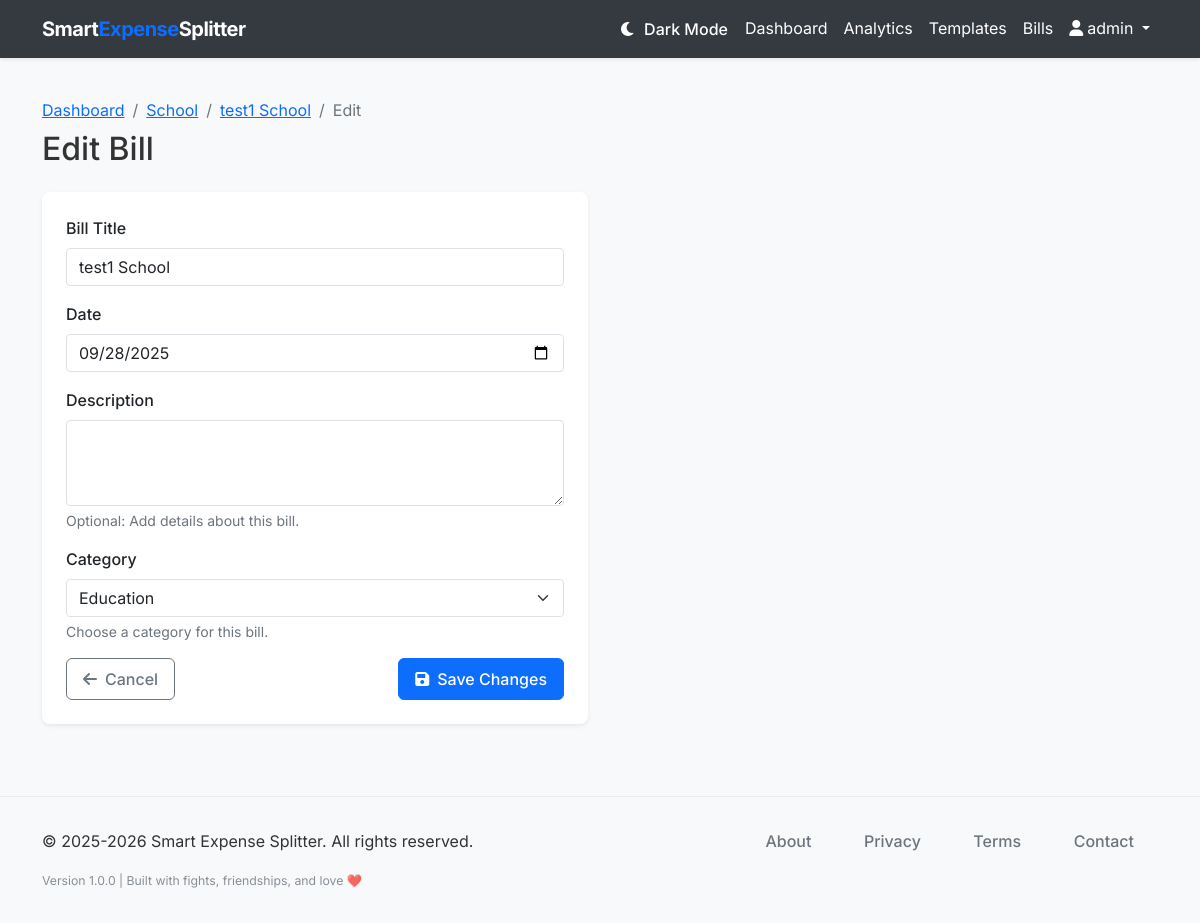
The page /bill/2/edit (signed in) on the database its author committed.
### models.py (models this page shows, shortened)
class User(db.Model, UserMixin):
    __tablename__ = 'users'
    id = db.Column(db.Integer, primary_key=True)
    username = db.Column(db.String(64), unique=True, nullable=False)
    email = db.Column(db.String(120), unique=True, nullable=False)
    password_hash = db.Column(db.String(128), nullable=False)
    created_at = db.Column(db.DateTime, default=datetime.utcnow)
    groups = db.relationship('Group', back_populates='user', cascade='all, delete-orphan')
    bill_templates = db.relationship('BillTemplate', back_populates='user', cascade='all, delete-orphan')

class Group(db.Model):
    __tablename__ = 'groups'
    id = db.Column(db.Integer, primary_key=True)
    name = db.Column(db.String(100), nullable=False)
    description = db.Column(db.String(255))
    created_at = db.Column(db.DateTime, default=datetime.utcnow)
    user_id = db.Column(db.Integer, db.ForeignKey('users.id'), nullable=False)
    user = db.relationship('User', back_populates='groups')
    members = db.relationship('Member', back_populates='group', cascade='all, delete-orphan')
    bills = db.relationship('Bill', back_populates='group', cascade='all, delete-orphan')

class Bill(db.Model):
    __tablename__ = 'bills'
    id = db.Column(db.Integer, primary_key=True)
    title = db.Column(db.String(100), nullable=False)
    description = db.Column(db.String(255))
    date = db.Column(db.Date, default=datetime.utcnow().date)
    category = db.Column(db.String(50), default='Other')
    group_id = db.Column(db.Integer, db.ForeignKey('groups.id'), nullable=False)
    created_at = db.Column(db.DateTime, default=datetime.utcnow)
    group = db.relationship('Group', back_populates='bills')
    products = db.relationship('Product', back_populates='bill', cascade='all, delete-orphan')

### routes.py (the view, shortened to what this page needs)
@app.route('/bill/<int:bill_id>/edit', methods=['GET', 'POST'])
@login_required
def edit_bill(bill_id):
    bill = Bill.query.get_or_404(bill_id)
    if bill.group.user_id != current_user.id:
        flash('You do not have permission to edit this bill.', 'danger')
        return redirect(url_for('dashboard'))
    form = BillForm(obj=bill)
    return render_template('edit_bill.html', title='Edit Bill', form=form, bill=bill)

### forms.py
class BillForm(FlaskForm):
    title = StringField('Bill Title', validators=[DataRequired(), Length(max=100)])
    description = TextAreaField('Description', validators=[Optional(), Length(max=255)])
    date = DateField('Date', format='%Y-%m-%d', validators=[DataRequired()])
    category = SelectField('Category', choices=[
        ('Food & Dining', 'Food & Dining'),
        ('Transportation', 'Transportation'),
        ('Entertainment', 'Entertainment'),
        ('Shopping', 'Shopping'),
        ('Travel', 'Travel'),
        ('Utilities', 'Utilities'),
        ('Healthcare', 'Healthcare'),
        ('Education', 'Education'),
        ('Business', 'Business'),
        ('Other', 'Other')
    ], validators=[DataRequired()], default='Other')
    submit = SubmitField('Create Bill')

### smart_expense_splitter.py (called while the page is built)
@login_manager.user_loader
def load_user(user_id):
    from models import User
    return User.query.get(int(user_id))

### templates/edit_bill.html (shortened to what this page needs)
{% extends "layout.html" %}
{% block content %}
<div class="d-flex justify-content-between align-items-center mb-4">
    <div>
        <nav aria-label="breadcrumb">
            <ol class="breadcrumb mb-0">
                <li class="breadcrumb-item"><a href="{{ url_for('dashboard') }}">Dashboard</a></li>
                <li class="breadcrumb-item"><a href="{{ url_for('group_detail', group_id=bill.group.id) }}">{{ bill.group.name }}</a></li>
                <li class="breadcrumb-item"><a href="{{ url_for('bill_detail', bill_id=bill.id) }}">{{ bill.title }}</a></li>
                <li class="breadcrumb-item active">Edit</li>
            </ol>
        </nav>
        <h1 class="h2 mt-2 mb-0">Edit Bill</h1>
    </div>
</div>
<div class="row">
    <div class="col-md-8 col-lg-6">
        <div class="card border-0 shadow-sm">
            <div class="card-body p-4">
                <form method="POST" action="{{ url_for('edit_bill', bill_id=bill.id) }}">
                    <div class="mb-3">
                        {{ form.title.label(class="form-label") }}
                        {{ form.title(class="form-control" + (" is-invalid" if form.title.errors else "")) }}
                    </div>
                    <div class="mb-3">
                        {{ form.date.label(class="form-label") }}
                        {{ form.date(class="form-control" + (" is-invalid" if form.date.errors else ""), type="date") }}
                    </div>
                    <div class="mb-3">
                        {{ form.description.label(class="form-label") }}
                        {{ form.description(class="form-control" + (" is-invalid" if form.description.errors else ""), rows=3) }}
                        <div class="form-text">Optional: Add details about this bill.</div>
                    </div>
                    <div class="mb-3">
                        {{ form.category.label(class="form-label") }}
                        {{ form.category(class="form-select" + (" is-invalid" if form.category.errors else "")) }}
                        <div class="form-text">Choose a category for this bill.</div>
                    </div>
                    <div class="d-flex justify-content-between">
                        <a href="{{ url_for('bill_detail', bill_id=bill.id) }}" class="btn btn-outline-secondary">
                            <i class="fas fa-arrow-left me-2"></i>Cancel
                        </a>
                        <button type="submit" class="btn btn-primary">
                            <i class="fas fa-save me-2"></i>Save Changes
                        </button>
                    </div>
                </form>
            </div>
        </div>
    </div>
</div>
{% endblock %}

### templates/layout.html (shortened to what this page needs)
<!DOCTYPE html>
<html lang="en">
<head>
    <link href="https://cdn.jsdelivr.net/npm/bootstrap@5.1.3/dist/css/bootstrap.min.css" rel="stylesheet">
    <link rel="stylesheet" href="https://cdnjs.cloudflare.com/ajax/libs/font-awesome/6.0.0/css/all.min.css">
    <link rel="stylesheet" href="{{ url_for('static', filename='css/style.css') }}">
</head>
<body>
    <nav class="navbar navbar-expand-lg navbar-light bg-white shadow-sm">
        <div class="container">
            <a class="navbar-brand" href="{{ url_for('index') }}">Smart<span>Expense</span>Splitter</a>
            <div class="collapse navbar-collapse" id="navbarNav">
                <ul class="navbar-nav ms-auto">
                    {% if current_user.is_authenticated %}
                    <li class="nav-item">
                        <button class="btn btn-link nav-link" id="darkModeToggle" title="Toggle Dark Mode">
                        </button>
                    </li>
                    <li class="nav-item">
                        <a class="nav-link" href="{{ url_for('dashboard') }}">Dashboard</a>
                    </li>
                    <li class="nav-item">
                        <a class="nav-link" href="{{ url_for('analytics') }}">Analytics</a>
                    </li>
                    <li class="nav-item">
                                <a class="nav-link" href="{{ url_for('bill_templates') }}">Templates</a>
                            </li>
                            <li class="nav-item">
                                 <a class="nav-link" href="{{ url_for('bills') }}">Bills</a>
                             </li>
                    <li class="nav-item dropdown">
                        <a class="nav-link dropdown-toggle" href="#" id="navbarDropdown" role="button" data-bs-toggle="dropdown" aria-expanded="false">
                            <i class="fas fa-user me-1"></i>{{ current_user.username }}
                        </a>
                    </li>
                    {% endif %}
                </ul>
            </div>
        </div>
    </nav>
    <main class="container py-4">
        {% block content %}{% endblock %}
    </main>
    <footer class="footer" role="contentinfo" aria-label="Site footer">
        <div class="container">
            <div class="row">
                <div class="col-md-6" role="region" aria-labelledby="copyright-heading">
                    <p class="mb-0" itemprop="copyrightNotice">&copy; 2025-2026 Smart Expense Splitter. All rights reserved.</p>
                </div>
                <div class="col-md-6 text-md-end" role="region" aria-labelledby="footer-nav-heading">
                    <nav class="footer-links" aria-label="Legal and company information">
                        <ul class="list-inline mb-0" role="list">
                            <li class="list-inline-item" role="listitem">
                                <a href="{{ url_for('about') }}" aria-label="Learn more about Smart Expense Splitter company and mission"
                                   class="text-decoration-none" rel="noopener noreferrer">About</a>
                            </li>
                            <li class="list-inline-item" role="listitem">
                                <a href="{{ url_for('privacy') }}" aria-label="Read our privacy policy and data protection practices"
                                   class="text-decoration-none" rel="noopener noreferrer">Privacy</a>
                            </li>
                            <li class="list-inline-item" role="listitem">
                                <a href="{{ url_for('terms') }}" aria-label="Review our terms of service and usage agreements"
                                   class="text-decoration-none" rel="noopener noreferrer">Terms</a>
                            </li>
                            <li class="list-inline-item" role="listitem">
                                <a href="{{ url_for('contact') }}" aria-label="Contact Smart Expense Splitter support team"
                                   class="text-decoration-none" rel="noopener noreferrer">Contact</a>
                            </li>
                        </ul>
                    </nav>
                </div>
            </div>
            <div class="row mt-3" role="region" aria-labelledby="footer-info-heading">
                <div class="col-12">
                    <div class="footer-info text-center text-md-start" aria-label="Application version and technical information">
                        <small class="text-muted" itemprop="version" aria-label="Application version 1.0.0">
                            Version 1.0.0 | Built with fights, friendships, and love ❤️
                        </small>
                    </div>
                </div>
            </div>
        </div>
    </footer>
</body>
</html>

### static/css/style.css (style rules this page uses)
body { font-family: 'Inter', -apple-system, BlinkMacSystemFont, 'Segoe UI', Roboto, Oxygen, Ubuntu, Cantarell, 'Open Sans', 'Helvetica Neue', sans-serif; color: #333; background-color: #f8f9fa; }
.navbar-brand { font-weight: 700; letter-spacing: -0.5px; }
.navbar-brand span { color: #0d6efd; }
.btn { border-radius: 0.375rem; padding: 0.5rem 1rem; font-weight: 500; }
.btn-primary { background-color: #0d6efd; border-color: #0d6efd; }
.card { border-radius: 0.5rem; overflow: hidden; }
.form-label { font-weight: 500; }
.footer { background-color: #f8f9fa; padding: 2rem 0; margin-top: 3rem; border-top: 1px solid rgba(0, 0, 0, 0.05); }
.footer-links a { color: #6c757d; margin-right: 1.5rem; text-decoration: none; transition: color 0.2s ease-in-out; font-weight: 500; }
.footer-info { font-size: 0.875rem; opacity: 0.8; }
.footer-links ul { margin: 0; padding: 0; }
.footer-links .list-inline-item:not(:last-child) { margin-right: 1.5rem; }

### templates/layout.html (style rules this page uses)
:root { --bg-primary: #ffffff; --bg-secondary: #f8f9fa; --bg-card: #ffffff; --text-primary: #212529; --text-secondary: #6c757d; --border-color: #dee2e6; --navbar-bg: #343a40; --navbar-text: #ffffff; }
body { background-color: var(--bg-primary); color: var(--text-primary); transition: background-color 0.3s ease, color 0.3s ease; }
.navbar { background-color: var(--navbar-bg) !important; }
.navbar-brand, .navbar-nav .nav-link { color: var(--navbar-text) !important; }
.card { background-color: var(--bg-card); border-color: var(--border-color); color: var(--text-primary); }
.form-control, .form-select { background-color: var(--bg-card); border-color: var(--border-color); color: var(--text-primary); }

### rows shown on the page
User: username "admin"
Group: group.name "School"
Bill: title "test1 School", date "09/28/2025", category "Education"
